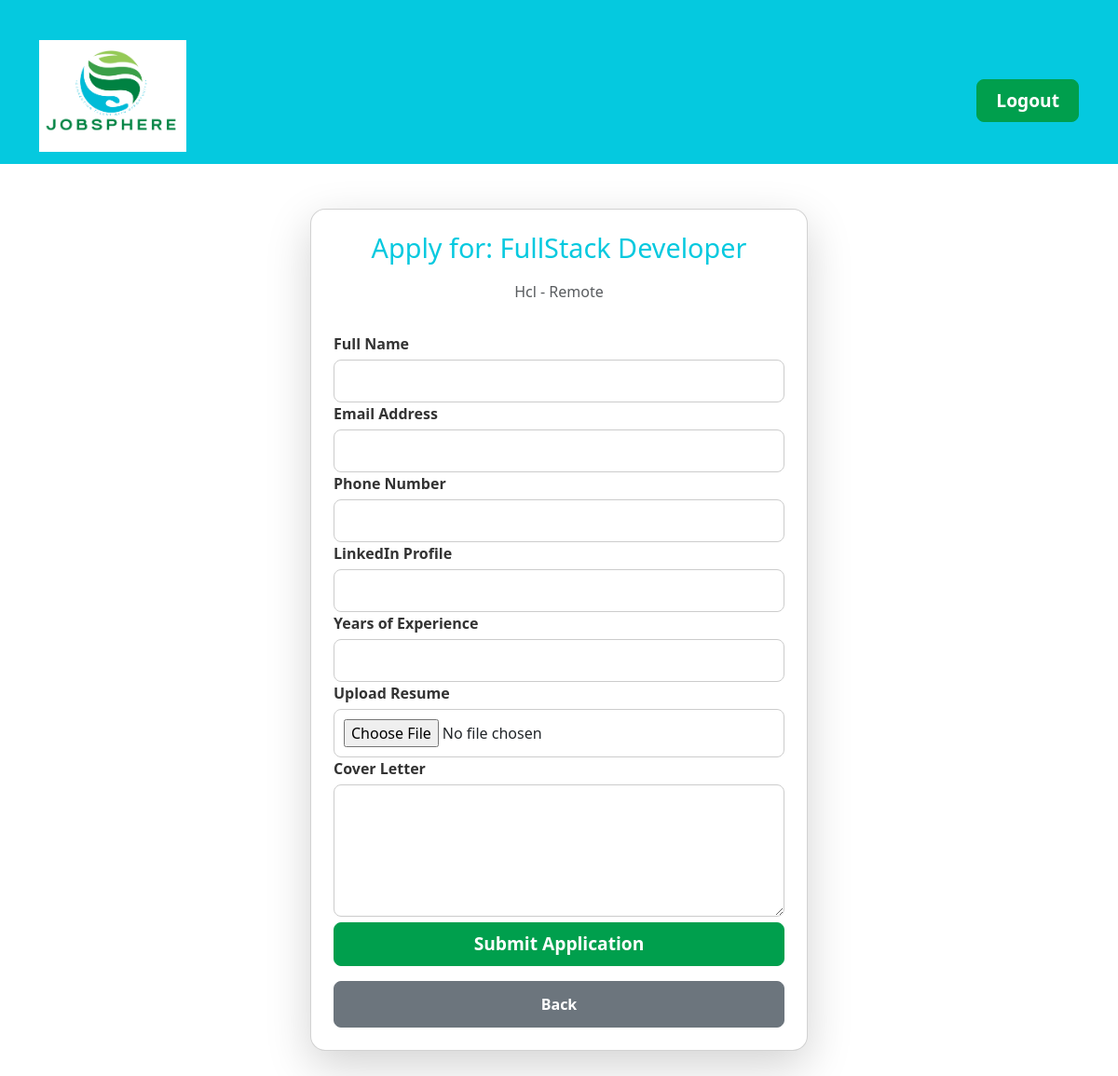
The app's page /jobseeker/apply/3/ (signed in) with its own data.
### portal/models.py (models this page shows, shortened)
class Job(models.Model):
    CATEGORY_CHOICES = [
        ('IT', 'IT'),
        ('Finance', 'Finance'),
        ('Healthcare', 'Healthcare'),
        ('Education', 'Education'),
    ]
    title = models.CharField(max_length=200)
    description = models.TextField()
    salary = models.DecimalField(max_digits=10, decimal_places=2)
    location = models.CharField(max_length=100)
    category = models.CharField(max_length=100, choices=CATEGORY_CHOICES)
    company = models.CharField(max_length=100)
    posted_by = models.ForeignKey(User, on_delete=models.CASCADE)
    posted_at = models.DateTimeField(auto_now_add=True)

### jobseeker/views.py (the view)
# urls.py: path('apply/<int:job_id>/', views.apply_job, name='apply_job'),
@login_required
def apply_job(request, job_id):
    job = get_object_or_404(Job, id=job_id)
    if request.method == 'POST':
        form = ApplicationForm(request.POST, request.FILES)
        if form.is_valid():
            application = form.save(commit=False)
            application.job = job
            application.applicant = request.user
            application.save()
            return redirect('jobseeker_home')
    else:
        form = ApplicationForm()
    return render(request, 'apply.html', {'form': form, 'job': job})

### portal/forms.py
class ApplicationForm(forms.ModelForm):
    class Meta:
        model = Application
        fields = ['name', 'email', 'phone_number', 'linkedin', 'years_of_experience', 'resume', 'cover_letter']
        widgets = {
            'cover_letter': forms.Textarea(attrs={'rows': 5}),
        }

### jobseeker/templates/apply.html (shortened to what this page needs)
{% extends 'base.html' %}
{% load static %}
{% block content %}
<head>
    <link rel="stylesheet" href="{% static 'jobseeker_styles.css' %}">
</head>
<div class="container mt-5">
    <div class="row justify-content-center">
        <div class="col-md-6 mb-5">
            <div class="card shadow-lg p-4 rounded-4 h-100">
                <h3 class="text-center" style="color: #05c9df;">Apply for: {{ job.title }}</h3>
                <h5 class="text-muted text-center mb-4">{{ job.company }} - {{ job.location }}</h5>
                <form method="post" enctype="multipart/form-data">
                    <div class="form-group">
                        <label for="{{ form.name.id_for_label }}">Full Name</label>
                        {{ form.name }}
                    </div>
                    <div class="form-group">
                        <label for="{{ form.email.id_for_label }}">Email Address</label>
                        {{ form.email }}
                    </div>
                    <div class="form-group">
                        <label for="{{ form.phone_number.id_for_label }}">Phone Number</label>
                        {{ form.phone_number }}
                    </div>
                    <div class="form-group">
                        <label for="{{ form.linkedin.id_for_label }}">LinkedIn Profile</label>
                        {{ form.linkedin }}
                    </div>
                    <div class="form-group">
                        <label for="{{ form.years_of_experience.id_for_label }}">Years of Experience</label>
                        {{ form.years_of_experience }}
                    </div>
                    <div class="form-group">
                        <label for="{{ form.resume.id_for_label }}">Upload Resume</label>
                        {{ form.resume }}
                    </div>
                    <div class="form-group">
                        <label for="{{ form.cover_letter.id_for_label }}">Cover Letter</label>
                        {{ form.cover_letter }}
                    </div>
                    <button type="submit" class="btn py-2 w-100">
                        Submit Application
                    </button>
                    <a href="{% url 'jobseeker_home' %}" class="btn btn-secondary w-100 mt-3">Back</a>
                </form>
            </div>
        </div>
    </div>
</div>
{% endblock %}

### static/css/styles.css (style rules this page uses)
body { background-color: #f8f9fa; font-family: 'Segoe UI', Tahoma, Geneva, Verdana, sans-serif; color: #004d40; margin: 0; padding: 0; }
h1, h2, h3, h4, h5 { color: #007847; }
a { color: #00BCD4; text-decoration: none; }
form { margin-top: 10px; }

### jobseeker/static/jobseeker_styles.css (style rules this page uses)
.container { margin-top: 30px; }
.card { border-radius: 10px; box-shadow: 0 4px 6px rgba(0, 0, 0, 0.1); }
.card h3 { color: #05c9df; font-size: 1.8rem; margin-bottom: 20px; }
.card h5 { color: #6c757d; font-size: 1rem; }
.form-group label { font-weight: bold; color: #333; }
.form-group input, .form-group select, .form-group textarea { border-radius: 8px; border: 1px solid #ccc; padding: 10px; width: 100%; margin-top: 5px; font-size: 1rem; }
button[type="submit"] { background-color: #009F4D; border-color: #009F4D; color: white; font-size: 1.2rem; font-weight: bold; padding: 12px 20px; width: 100%; border-radius: 8px; cursor: pointer; transition: background-color 0.3s ease; }
.btn-secondary { background-color: #6c757d; border-color: #6c757d; font-weight: 600; padding: 12px 20px; width: 100%; border-radius: 8px; transition: background-color 0.3s ease; }

### records on screen
Job: title "FullStack Developer", company "Hcl", location "Remote"
